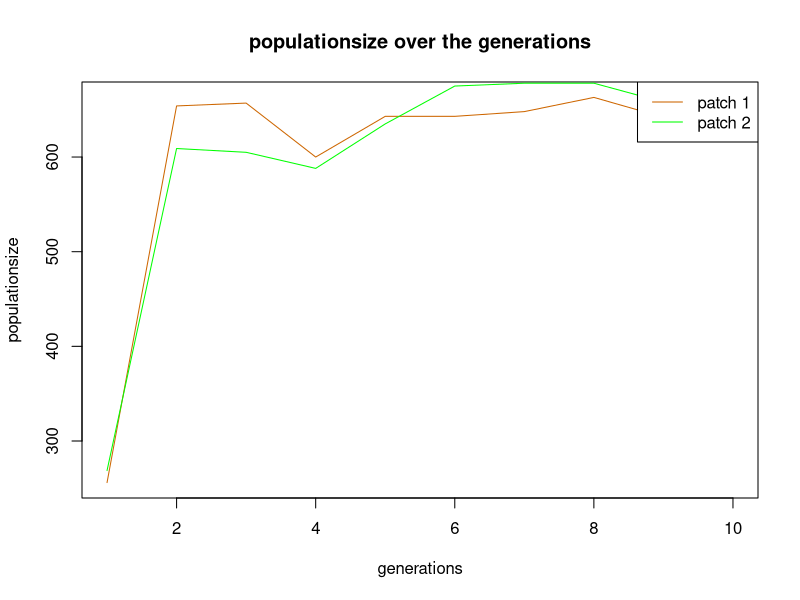
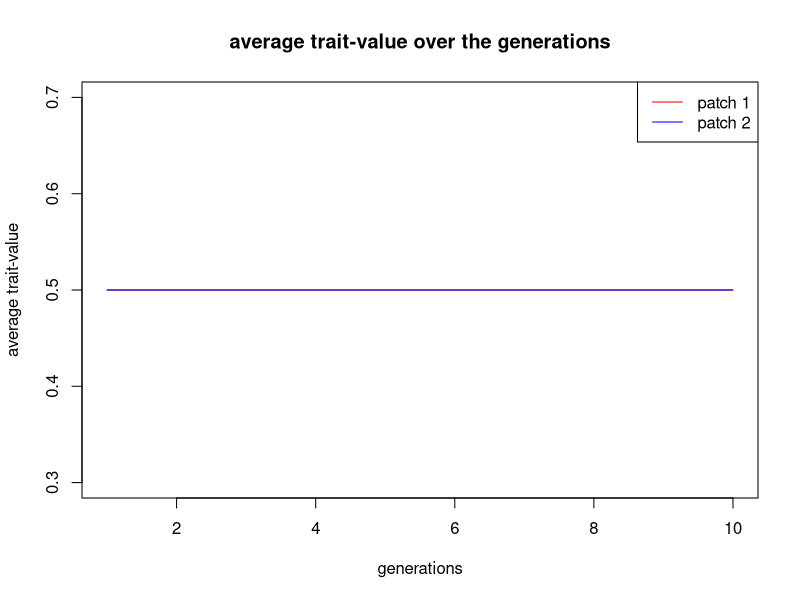

These figures' R source, in order:
#Basic IBM
rm(list=ls())

##### PARAMETERS #####
replic<-2 #replicates
Nt<-10 #generations
mig <- 0.05 #migrationfactor

#fecundity
a <-  0.49649467
b  <-  1.47718931
c1    <-  0.72415095
c2    <- -0.24464625
c3    <-  0.99490196
c4    <- -1.31337296
c5    <- -0.06855583
c6    <-  0.32833236
c7    <--20.88383990
c8    <- -0.66263785
c9    <-  2.39334027
c10   <-  0.11670283

##### FUNCTIONS #####
w<-function(a,b,z,N,Np){
  y=a+b*plogis(c1+c2*N+c3*z+c4*(0.5*N-Np)+c5*N^2+c6*z^2+c7*(0.5*N-Np)^2+c8*z*N+c9*z*(0.5*N-Np)+c10*N*(0.5*N-Np))
  return(y)
  }

  
##### PATCHES #####
N1<-abs(rnorm(1, mean=250, sd=10)) #patch 1 is drawn 
N2<-abs(rnorm(1, mean=250, sd=10)) #patch 2 is drawn
N1.m<-round(runif(1,N1/4,3*N1/4))
N2.m<-round(runif(1,N1/4,3*N1/4))
 
patch<-c(rep(1,N1),rep(2,N2)) #vector patch: is filled with patch 1 (=1) and patch 2 (=2)
gender<-c(rep("male",N1.m),rep("female",N1-N1.m),rep("male",N2.m),rep("female",N2-N2.m))
trait<-c(rep(0.5,N1),rep(0.5,N2)) #vector trait: is for all indicviduals from both patches set as 5
survival<-c(rep(1,N1),rep(1,N2)) #vector survival: is for all new individuals of both patches 1
  
pop<-data.frame(patch,gender,trait,survival) #data frame including all individuals out of both patches with the columns: patch, trait & survival


##### VECTORS #####
pop.N1.vector <- rep(0,Nt) #empty vector for the populationsize of each generation in patch 1
pop.N2.vector <- rep(0,Nt) #empty vector for the populationsize of each generation in patch 2
trait.N1.vector <- rep(0,Nt) #empty vector for the average trait-value of each generation in patch 1
trait.N2.vector <- rep(0,Nt) #empty vector for the average trait-value of each generation in patch 2


pop.N1.vector[1] <- N1 #populationsize for the first generation of patch 1
pop.N2.vector[1] <- N2 #populationsize for the first generation of patch 2
trait.N1.vector <- mean(pop$trait[pop$patch==1]) #average trait-value for the first generation of patch 1
trait.N2.vector <- mean(pop$trait[pop$patch==2]) #average trait-value for the first generation of patch 2


##### REPLICATION LOOP START#####

for(r in 1:replic){
  


##### GENERATION LOOP START #####  
for(t in 2:Nt){
  N1<-nrow(subset(pop,pop$patch==1)) #N1 is every generation overwritten to keep updated 
  N2<-nrow(subset(pop,pop$patch==2)) #N2 is every generation overwritten to keep updated
  N<-c(nrow(pop)) #how many individuals there are in both patches


  ##### OFFSPRING #####

  N.0<-N/500
  N.l <- c(N1/500,N2/500) # vector of local population sizes
  
  if(N>0){
    Nchild <- rpois(nrow(pop),w(a,b,pop$trait,N.0,N.l[pop$patch])) #vectoe with number of offspring for each individual out of a poisson distribution
  }
    Hera <- rep(1:nrow(pop),Nchild) #replicates the individual to clone times the number it becomes offspring
    pop<-pop[c(1:nrow(pop),Hera),] #adds the clons of the individuals the the population data frame


  ##### DEATH #####
  pop$survival[1:N]<-pop$survival[1:N]-1 #survival set on 0
  pop <-subset(pop,pop$survival>0)

  ##### END DEATH #####


  ##### MIGRATION START #####
  mig.N1 <- runif(nrow((subset(pop,pop$patch==1))),0,1) #draws so many uniformmly distributed numbers as there are individuals in patch 1
  mig.N2 <- runif(nrow((subset(pop,pop$patch==2))),0,1) #draws so many uniformmly distributed numbers as there are individuals in patch 2

  mig.N1 <- ifelse(mig.N1>mig,1,2) #the individuals with a random number lower then the migration rate get the value 2 (migrates to patch 2) & and the ones higher as the migration rate get the value 1 (dont migrate, stay in patch 1)
  mig.N2 <- ifelse(mig.N2>mig,2,1) #the individuals with a random number lower then the migration rate get the value 1 (migrate to patch 1) & and the ones higher as the migration rate get the value 2 (dont migrate,stay in patch 2)
  
  migration<-c(mig.N1,mig.N2)
  pop$patch<-migration
  
  chaos<-order(pop$patch)
  pop<-pop[chaos,]
  
  ##### MIGRATION END #####
  
  
  pop.N1.vector[t] <-sum(pop$patch==1) #overwrites the populationsizes for each generation in the empty vector (patch 1)
  pop.N2.vector[t] <-sum(pop$patch==2) #overwrites the average trait-value for each generation in the empty vector (patch 2)
 
  trait.N1.vector[t] <- mean(pop$trait[pop$patch==1]) #overwrites the average trait-value for each generation in the empty vector (patch 1)
  trait.N2.vector[t] <- mean(pop$trait[pop$patch==2]) #overwrites the average trait-value for each generation in the empty vector (patch 2)


  
  rownames(pop) <- 1:nrow(pop)        #re-indexing the population to prevent 1.1.3.2.4.....
} 
##### GENERATION LOOP END #####

#pdf(paste("graph",r,".pdf",sep=""))
#plot(pop.N1.vector, main="populationsize over the generations",xlab="generations",ylab="populationsize",type="l",col="darkorange3") #plot populationsize
#lines(pop.N2.vector,type="l",col="green") #includes the populationsize of patch 2
#legend("topright",legend=c("patch 1","patch 2"),lty=1,col=c("darkorange3","green"))
#dev.off()
#  print(r)
}
##### REPLICATION LOOP END#####


##### PLOTS #####


plot(pop.N1.vector, main="populationsize over the generations",xlab="generations",ylab="populationsize",type="l",col="darkorange3") #plot populationsize
lines(pop.N2.vector,type="l",col="green") #includes the populationsize of patch 2
legend("topright",legend=c("patch 1","patch 2"),lty=1,col=c("darkorange3","green"))

plot(trait.N1.vector,main="average trait-value over the generations", xlab="generations",ylab="average trait-value",type="l",col="red") #plot traitvalue
lines(trait.N2.vector,type="l",col="blue") #includes the average trait-value of patch 2
legend("topright",legend=c("patch 1","patch 2"),lty=1,col=c("red","blue"))


